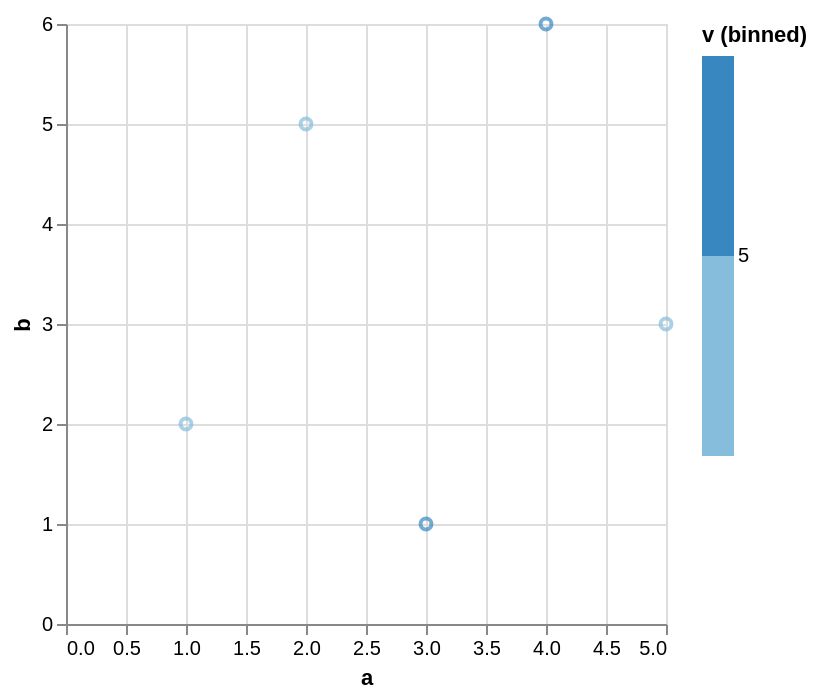

Describe this chart as a Vega-Lite specification.
### Vega-Lite specification from a JSON file in a GitHub repository (floating-point values rounded to 4 significant figures)
{"$schema": "https://vega.github.io/schema/vega-lite/v6.json", "description": "A binned colour scale, whose legend labels the buckets rather than the values.", "data": {"values": [{"a": 1, "b": 2, "v": 1}, {"a": 2, "b": 5, "v": 4}, {"a": 3, "b": 1, "v": 7}, {"a": 4, "b": 6, "v": 9}, {"a": 5, "b": 3, "v": 3}]}, "mark": "point", "encoding": {"x": {"field": "a", "type": "quantitative"}, "y": {"field": "b", "type": "quantitative"}, "color": {"field": "v", "type": "quantitative", "bin": {"maxbins": 3}}}}
